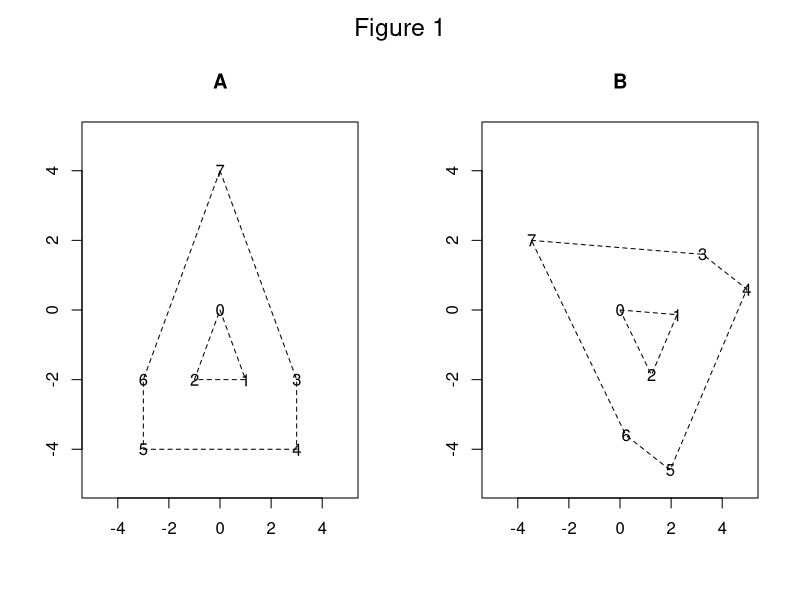
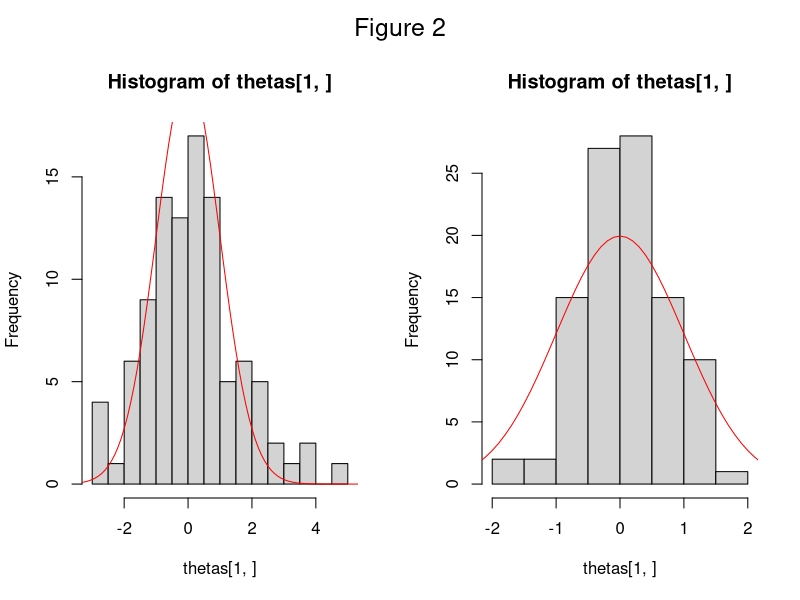
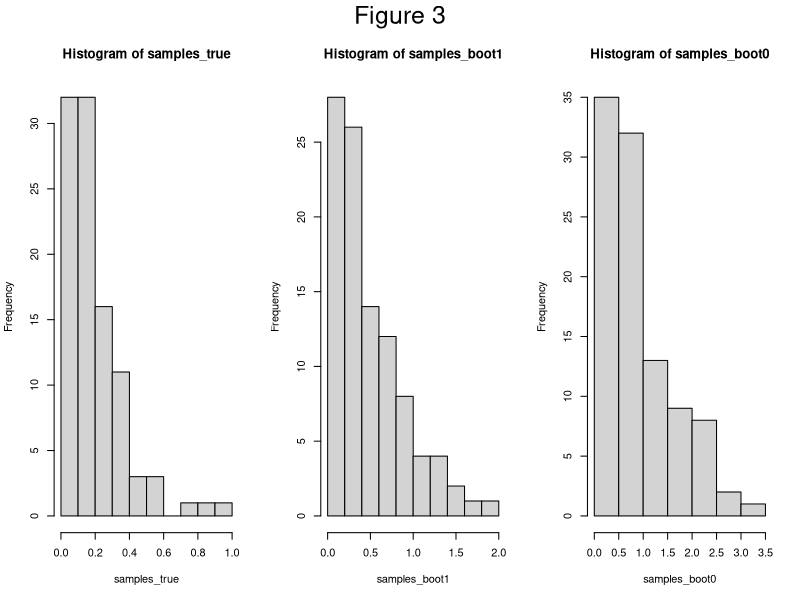
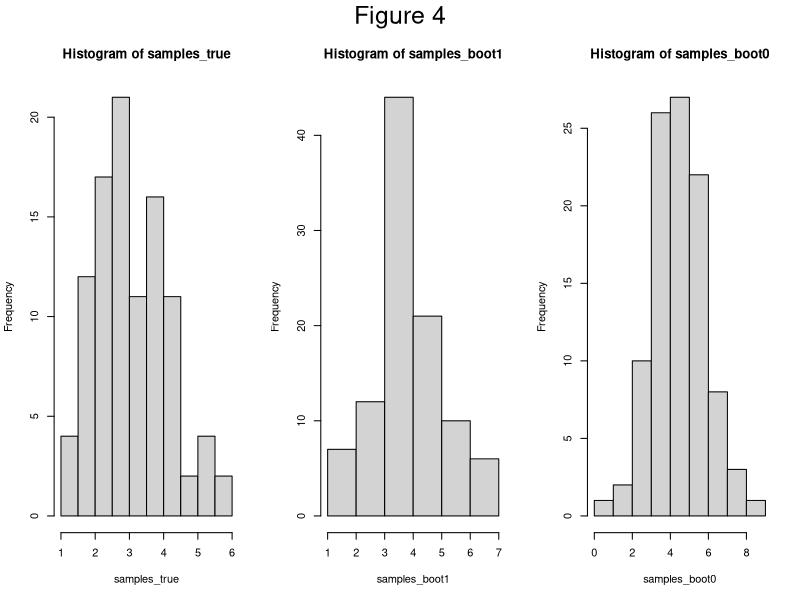

Here is the R script that generated these plots, in order:
## ---- chunk 1
library(pracma)
shape.inner <- matrix(c(0,0, 1,-2, -1,-2, 0,0), 2, 4)
shape.outer <- matrix(c(0,4, 3,-2, 3,-4, -3,-4, -3,-2, 0,4), 2, 6)
A <- cbind(shape.inner[, -4], shape.outer[, -1])
theta <- pi/3; Omega0 <- matrix(c(cos(theta), sin(theta), -sin(theta), cos(theta)), 2, 2)
B <- Omega0 %*% A
par(mfrow=c(1,2),oma = c(0, 0, 2, 0))
plot(NA, NA, xlim = c(-5, 5), ylim = c(-5, 5), ann = FALSE); title("A")
for (i in 1:8) text(t(A[, i]), paste(i-1))
polygon(t(shape.inner), lty = 2); polygon(t(shape.outer), lty = 2)
plot(NA, NA, xlim = c(-5, 5), ylim = c(-5, 5), ann = FALSE); title("B")
polygon(t(Omega0 %*% shape.inner), lty = 2); polygon(t(Omega0 %*% shape.outer), lty = 2)
for (i in 1:8) text(t(B[, i]), paste(i-1))
mtext("Figure 1", outer = TRUE, cex = 1.5)
## ---- chunk 2
library(MASS)

f2 <- function(x, y = 0) sum((x-y)^2)

procrustes_data_model_ <- function(A, B, SigmaX, SigmaY) {
  p <- dim(A)[1]; q <- dim(A)[2]
  vecA <- as.numeric(A)
  vecB <- as.numeric(B)
  sampler <- function(nX, nY) {
    noise_mult <- 1
    if (nX == 0 && nY == 0) {
      nX <- 1; nY <- 1
      noise_mult <- 0
    }
    rawX <- repmat(vecA, nX, 1)
    temp <- noise_mult * t(mvrnorm(nX * q, rep(0, p), SigmaX))
    rawX <- t(t(rawX) + as.numeric(temp))
    rawY <- repmat(vecB, nY, 1)
    temp <- noise_mult * t(mvrnorm(nY * q, rep(0, p), SigmaY))
    rawY <- t(t(rawY) + as.numeric(temp))
    dat <- rbind(cbind(0, rawX), cbind(1, rawY))
    list(p = p, q  = q, dat = dat)
  }
  # force eval
  lala <- sampler(10, 10)
  sampler
}

## computes Ahat and Bhat
sample_moments <- function(res) {
  p <- res$p; q <- res$q; dat <- res$dat
  rawX <- dat[dat[,1] == 0, -1, drop = FALSE]
  rawY <- dat[dat[,1] == 1, -1, drop = FALSE]  
  Ahat <- matrix(colMeans(rawX), p, q)
  Bhat <- matrix(colMeans(rawY), p, q)
  list(Ahat = Ahat, Bhat = Bhat)
}
## ---- chunk 3
p <- 5
q <- 2
SigmaX <- 3 * cov(randn(2*p, p)); SigmaY <- 3 * cov(randn(2 * p, p))

A_0 <- randn(p, q); B_0 <- svd(randn(p, p))$u %*% A_0
h0_small <- procrustes_data_model_(A_0, B_0, SigmaX, SigmaY)

A_1 <- randn(p, q); B_1 <- randn(p, q)
h1_small <- procrustes_data_model_(A_1, B_1, SigmaX, SigmaY)

dat <- h0_small(100, 200)
mus <- sample_moments(dat)
c(f2(mus$Ahat, A_0), f2(mus$Bhat, B_0))

dat <- h0_small(0, 0)
mus <- sample_moments(dat)
c(f2(mus$Ahat, A_0), f2(mus$Bhat, B_0))

p <- 20; q <- 10
SigmaX <- cov(randn(2*p, p)); SigmaY <- cov(randn(2 * p, p))
A <- randn(p, q); B <- svd(randn(p, p))$u %*% A
h0_med1 <- procrustes_data_model_(A, B, SigmaX, SigmaY)
B <- randn(p, q)
h1_med1 <- procrustes_data_model_(A, B, SigmaX, SigmaY)

p <- 30; q <- 2
SigmaX <- cov(randn(2*p, p)); SigmaY <- cov(randn(2 * p, p))
A <- randn(p, q); B <- svd(randn(p, p))$u %*% A
h0_med2 <- procrustes_data_model_(A, B, SigmaX, SigmaY)
B <- randn(p, q)
h1_med2 <- procrustes_data_model_(A, B, SigmaX, SigmaY)

p <- 15; q <- 15
SigmaX <- cov(randn(2*p, p)); SigmaY <- cov(randn(2 * p, p))
A <- randn(p, q); B <- svd(randn(p, p))$u %*% A
h0_med3 <- procrustes_data_model_(A, B, SigmaX, SigmaY)
B <- randn(p, q)
h1_med3 <- procrustes_data_model_(A, B, SigmaX, SigmaY)
## ---- chunk 4

stat.T <- function(res) {
  mus <- sample_moments(res)
  res <- svd(mus$Ahat %*% t(mus$Bhat))
  R <- res$v %*% t(res$u)
  stat.T.raw <- R %*% mus$Ahat - mus$Bhat
  as.numeric(stat.T.raw)
}

stat.S <- function(res) {
  mus <- sample_moments(res)
  stat.S.raw <- t(mus$Ahat) %*% mus$Ahat - t(mus$Bhat) %*% mus$Bhat
  as.numeric(stat.S.raw)
}

nm_ <- function(theta) {
  newf <- function(res) {
    f2(theta(res))
  }
  newf
}

stat.T.nm <- nm_(stat.T)
stat.S.nm <- nm_(stat.S)

## ---- chunk 5

sampling_dist <- function(sampler, theta, nX, nY, mc.reps = 1e3, samples = FALSE) {
  # true params
  dat0 <- sampler(0, 0)
  theta0 <- theta(dat0)
  # get population
  thetas <- lapply(1:mc.reps, function(i) theta(sampler(nX, nY)))
  thetas <- do.call(cbind, thetas)
  if (samples) {
    return(thetas)
  }
  diffs <- thetas - theta0
  bias <- rowMeans(diffs)
  sdv <- apply(diffs, 1, sd)
  list(bias = bias, sdv = sdv)
}

## ---- chunk 6

jackknife <- function(res, theta) {
  theta0 <- theta(res)
  n <- dim(res$dat)[1]
  thetas <- list()
  for (i in 1:n) {
    dat2 <- res$dat[-i, , drop = FALSE]
    thetas[[i]] <- theta(list(p = res$p, q = res$q, dat = dat2))
  }
  thetas <- do.call(cbind, thetas)
  theta_bar <- rowMeans(thetas)
  bias <- (n-1) * (theta_bar - theta0)
  sdv <- sqrt((n-1) * rowMeans((thetas - theta_bar)^2))
  list(bias = bias, sdv = sdv)
}
  
## ---- chunk 7

sampler <- h0_small
theta <- stat.S.nm
nX <- 20; nY <- 20
res.true <- sampling_dist(sampler, theta, nX, nY)
res.true
res <- sampler(nX, nY)
res.j <- jackknife(res, theta)
res.j

## ---- chunk 8
## studentized
s_ <- function(theta) {
  newf <- function(res) {
    jj <- jackknife(res, theta)
    theta(res)/jj$sdv
  }
  newf
}

## bias-corrected and studentized
bs_ <- function(theta) {
  newf <- function(res) {
    jj <- jackknife(res, theta)
    (theta(res) - jj$bias)/jj$sdv
  }
  newf
}

stat.T.s <- s_(stat.T)
stat.S.s <- s_(stat.S)
stat.T.bs <- bs_(stat.T)
stat.S.bs <- bs_(stat.S)
stat.T.ns <- s_(stat.T.nm)
stat.S.ns <- s_(stat.S.nm)
stat.T.nbs <- bs_(stat.T.nm)
stat.S.nbs <- bs_(stat.S.nm)
## ---- chunk 9
par(mfrow=c(1,2),oma = c(0, 0, 2, 0))
sampler <- h0_small
theta <- stat.S
nX <- 20; nY <- 20
## non-corrected
mc.reps <- 1e2
thetas <- sampling_dist(sampler, theta, nX, nY, mc.reps, samples = TRUE)
hist(thetas[1, ], 
     breaks = seq(floor(min(thetas[1, ])), ceiling(max(thetas[1, ])), 0.5)
     )
xs <- seq(-7, 7, 0.1)
lines(xs, mc.reps/2 * dnorm(xs), col = "red")
## studentidized and bc
thetas <- sampling_dist(sampler, bs_(theta), nX, nY, mc.reps, samples = TRUE)
hist(thetas[1, ], 
     breaks = seq(floor(min(thetas[1, ])), ceiling(max(thetas[1, ])), 0.5)
     )
lines(xs, mc.reps/2 * dnorm(xs), col = "red")
names(res)
stat.T.bs(res)
mtext("Figure 2", outer = TRUE, cex = 1.5)
## ---- chunk 10
boot_sampler <- function(res, h0 = FALSE) {
  p <- res$p; q <- res$q; dat <- res$dat; dat0 <- dat
  nX <- sum(dat[, 1] == 0); nY <- sum(dat[, 1] == 1);
  nX0 <- nX; nY0 <- nY
  rawX <- dat[dat[, 1]==0, -1]
  rawY <- dat[dat[, 1]==1, -1]
  residX <-t(t(rawX - colMeans(rawX)))
  residY <-t(t(rawY - colMeans(rawY)))  
  mus <- sample_moments(res)
  ress <- svd(mus$Ahat %*% t(mus$Bhat))
  R <- ress$v %*% t(ress$u)
  C <- (R %*% mus$Ahat + mus$Bhat)/2
  AC <- t(R) %*% C
  vecC <- as.numeric(C)
  vecAC <- as.numeric(AC)
  if (h0) {
    sampler <- function(nX = nX0, nY = nY0) {
      if (nX == 0 & nY == 0) {
        return(list(p = p, q = q, dat = dat0))
      }
      newX <- residX[sample(nX, nX, TRUE), , drop = FALSE]
      newY <- residY[sample(nY, nY, TRUE), , drop = FALSE]
      newX <- t(t(newX) + vecAC)
      newY <- t(t(newY) + vecC)
      dat <- rbind(cbind(0, newX), cbind(1, newY))
      list(p = p, q = q, dat = dat)    
    }
  } else {
    sampler <- function(nX = nX0, nY = nY0) {
      if (nX == 0 & nY == 0) {
        return(list(p = p, q = q, dat = dat0))
      }
      newX <- rawX[sample(nX, nX, TRUE), , drop = FALSE]
      newY <- rawY[sample(nY, nY, TRUE), , drop = FALSE]
      dat <- rbind(cbind(0, newX), cbind(1, newY))
      list(p = p, q = q, dat = dat)
    }
  }
  sampler
}
## ---- chunk 11
par(mfrow=c(1, 3),oma = c(0, 0, 2, 0))
theta <- stat.T.nm
nX  <- 50; nY <- 50
mc.reps <- 100
samples_true <- sampling_dist(h0_small, theta, nX, nY, mc.reps, TRUE)
hist(samples_true)
res <- h0_small(nX, nY)
boot_s1 <- boot_sampler(res, h0 = FALSE)
samples_boot1 <- sampling_dist(boot_s1, theta, nX, nY, mc.reps, TRUE)
hist(samples_boot1)
boot_s0 <- boot_sampler(res, h0 = TRUE)
samples_boot0 <- sampling_dist(boot_s0, theta, nX, nY, mc.reps, TRUE)
hist(samples_boot0)
mtext("Figure 3", outer = TRUE, cex = 1.5)
## ---- chunk 12
par(mfrow=c(1, 3),oma = c(0, 0, 2, 0))
theta <- stat.T.nm
nX  <- 50; nY <- 50
mc.reps <- 100
samples_true <- sampling_dist(h1_small, theta, nX, nY, mc.reps, TRUE)
hist(samples_true)
res <- h1_small(nX, nY)
boot_s1 <- boot_sampler(res, h0 = FALSE)
samples_boot1 <- sampling_dist(boot_s1, theta, nX, nY, mc.reps, TRUE)
hist(samples_boot1)
boot_s0 <- boot_sampler(res, h0 = TRUE)
samples_boot0 <- sampling_dist(boot_s0, theta, nX, nY, mc.reps, TRUE)
hist(samples_boot0)
mtext("Figure 4", outer = TRUE, cex = 1.5)
## ---- chunk 13

inverse_ci_test <- function(res, theta, mc.reps = 1000) {
  nX <- sum(res$dat[, 1] ==0); nY <- sum(res$dat[, 1]==1)
  boot_s1 <- boot_sampler(res, FALSE)
  thetas <- sampling_dist(boot_s1, theta, nX, nY, mc.reps, TRUE)
  pvs <- apply(thetas, 1, function(v) {
    p1 <- (sum(v > 0) + 1)/(mc.reps + 1)
    p2 <- (sum(v < 0) + 1)/(mc.reps + 1)
    2 * pmin(p1, p2)
  })
  min(pvs) * length(pvs)
}

boot_null_test <- function(res, theta, mc.reps = 1000) {
  nX <- sum(res$dat[, 1] ==0); nY <- sum(res$dat[, 1]==1)
  boot_s0 <- boot_sampler(res, FALSE)
  theta0 <- theta(res)
  thetas <- sampling_dist(boot_s0, theta, nX, nY, mc.reps, TRUE)  
  pvs <- sapply(1:length(theta0), function(i) {
    v <- thetas[i, ]; v0 <- theta0[i]
    p1 <- (sum(v > v0) + 1)/(mc.reps + 1)
    p2 <- (sum(v < v0) + 1)/(mc.reps + 1)
    2 * pmin(p1, p2)
  })
  min(pvs) * length(pvs)
}

## ---- chunk 14
nX <- 100; nY <- 100; mc.reps = 100
res0 <- h0_small(nX, nY)
res1 <- h1_small(nX, nY)

## stat T
c(inverse_ci_test(res0, stat.T, mc.reps), inverse_ci_test(res1, stat.T, mc.reps))
c(inverse_ci_test(res0, stat.T.s, mc.reps), inverse_ci_test(res1, stat.T.s, mc.reps))
c(inverse_ci_test(res0, stat.T.bs, mc.reps), inverse_ci_test(res1, stat.T.bs, mc.reps))
c(boot_null_test(res0, stat.T, mc.reps), boot_null_test(res1, stat.T, mc.reps))
c(boot_null_test(res0, stat.T.s, mc.reps), boot_null_test(res1, stat.T.s, mc.reps))
c(boot_null_test(res0, stat.T.bs, mc.reps), boot_null_test(res1, stat.T.bs, mc.reps))
## stat T norm
c(inverse_ci_test(res0, stat.T.nm, mc.reps), inverse_ci_test(res1, stat.T.nm, mc.reps))
c(inverse_ci_test(res0, stat.T.ns, mc.reps), inverse_ci_test(res1, stat.T.ns, mc.reps))
c(inverse_ci_test(res0, stat.T.nbs, mc.reps), inverse_ci_test(res1, stat.T.nbs, mc.reps))
c(boot_null_test(res0, stat.T.nm, mc.reps), boot_null_test(res1, stat.T.nm, mc.reps))
c(boot_null_test(res0, stat.T.ns, mc.reps), boot_null_test(res1, stat.T.ns, mc.reps))
c(boot_null_test(res0, stat.T.nbs, mc.reps), boot_null_test(res1, stat.T.nbs, mc.reps))
## stat S
c(inverse_ci_test(res0, stat.S, mc.reps), inverse_ci_test(res1, stat.S, mc.reps))
c(inverse_ci_test(res0, stat.S.s, mc.reps), inverse_ci_test(res1, stat.S.s, mc.reps))
c(inverse_ci_test(res0, stat.S.bs, mc.reps), inverse_ci_test(res1, stat.S.bs, mc.reps))
c(boot_null_test(res0, stat.S, mc.reps), boot_null_test(res1, stat.S, mc.reps))
c(boot_null_test(res0, stat.S.s, mc.reps), boot_null_test(res1, stat.S.s, mc.reps))
c(boot_null_test(res0, stat.S.bs, mc.reps), boot_null_test(res1, stat.S.bs, mc.reps))
## stat S norm
c(inverse_ci_test(res0, stat.S.nm, mc.reps), inverse_ci_test(res1, stat.S.nm, mc.reps))
c(inverse_ci_test(res0, stat.S.ns, mc.reps), inverse_ci_test(res1, stat.S.ns, mc.reps))
c(inverse_ci_test(res0, stat.S.nbs, mc.reps), inverse_ci_test(res1, stat.S.nbs, mc.reps))
c(boot_null_test(res0, stat.S.nm, mc.reps), boot_null_test(res1, stat.S.nm, mc.reps))
c(boot_null_test(res0, stat.S.ns, mc.reps), boot_null_test(res1, stat.S.ns, mc.reps))
c(boot_null_test(res0, stat.S.nbs, mc.reps), boot_null_test(res1, stat.S.nbs, mc.reps))
